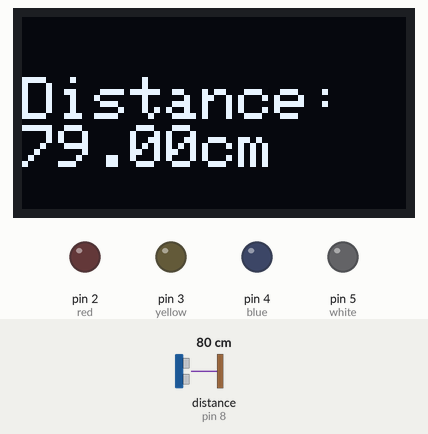
A sketch run on a simulated Arduino Uno, built with avr-gcc and run on an emulated ATmega328P. Shown: 128×64 one-colour display, output pins drawn as LEDs (lit = HIGH). Wiring (inferred from the names in the program): ultrasonic range finder: trigger pin 7; echo pin 8. Dashed ring = blinking. The test bench sets the inputs (shaded band); at power-on: distance to the obstacle (sensor on pin 8) 80 cm. The echo pulse lasts 58.3 µs per cm; pins used as bus, display or sensor lines are not drawn.

Above: at 1.2 s.
1.3 s: distance to the obstacle (sensor on pin 8) set to 2 cm
At 1.7 s:
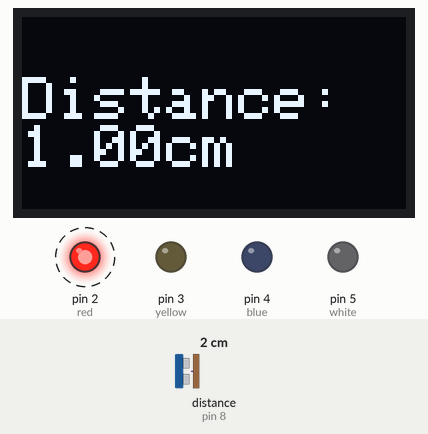
4.3 s: distance to the obstacle (sensor on pin 8) set to 9 cm
At 4.8 s:
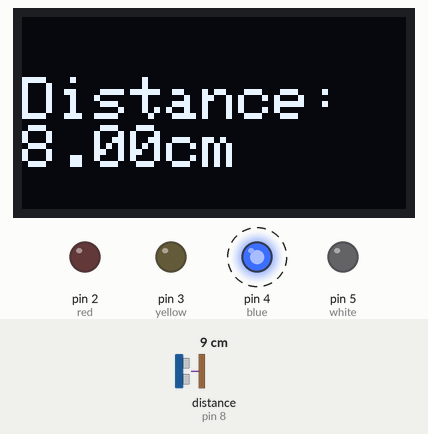
7.3 s: distance to the obstacle (sensor on pin 8) set to 18 cm
At 8.0 s:
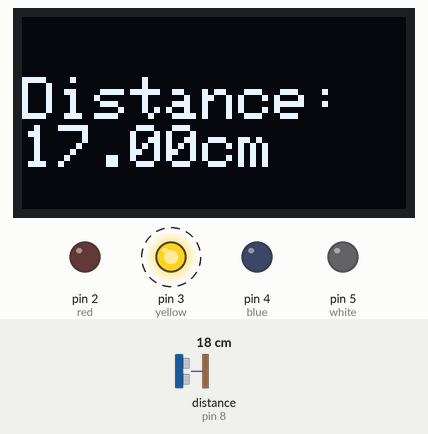
10.3 s: distance to the obstacle (sensor on pin 8) set to 35 cm
At 11.2 s:
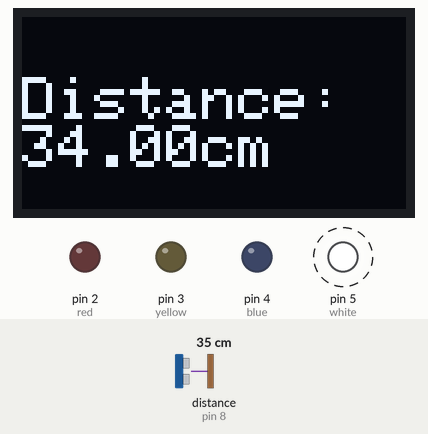
Timing chart, 0 to 14.3 s (numbered marks = the images above; inputs shaded):
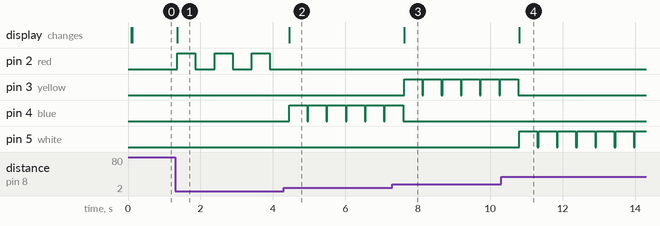

Measured:
- after the input at 1.3 s, pin 2 (red): alternates HIGH for 0.50 s and LOW for 0.53 s, starting after 0.06 s; the display: changes after 0.06 s (image 1)
- after the input at 4.3 s, pin 2 (red): stops changing and stays LOW; pin 4 (blue): alternates HIGH for 0.50 s and LOW for 0.03 s, starting after 0.15 s; the display: changes after 0.15 s (image 2)
- after the input at 7.3 s, pin 3 (yellow): alternates HIGH for 0.50 s and LOW for 0.03 s, starting after 0.32 s; pin 4 (blue): goes on until 7.6 s, then stays LOW; the display: changes after 0.32 s (image 3)
- after the input at 10.3 s, pin 3 (yellow): goes on until 10.8 s, then stays LOW; pin 5 (white): alternates HIGH for 0.50 s and LOW for 0.03 s, starting after 0.50 s; the display: changes after 0.50 s (image 4)

The sketch:

Distance.ino
```cpp
#include <Wire.h>
#include <Adafruit_GFX.h>
#include <Adafruit_SSD1306.h>

#define SCREEN_I2C_ADDR 0x3C // I2C address for the OLED display
#define SCREEN_WIDTH 128     // OLED display width, in pixels
#define SCREEN_HEIGHT 64     // OLED display height, in pixels


Adafruit_SSD1306 display(SCREEN_WIDTH, SCREEN_HEIGHT, &Wire);

const int red = 2;
const int yellow = 3;
const int blue = 4;
const int white = 5;

const int echo = 8;
const int trig = 7;

const int topDistance = 100;

void setup() {

  //set LEDs
  pinMode(red,OUTPUT);
  pinMode(blue,OUTPUT);
  pinMode(yellow,OUTPUT);
  pinMode(white,OUTPUT);

  //set Sensor
  pinMode(trig,OUTPUT);
  pinMode(echo,INPUT);

  // initialize with the I2C addr 0x3C (for the 128x64)
  display.begin(SSD1306_SWITCHCAPVCC, 0x3C);
  display.clearDisplay();
  display.setTextSize(2);
  display.setTextColor(SSD1306_WHITE);
  display.display();
}

int GetDistance(){
  digitalWrite(trig,LOW);
  delayMicroseconds(2);
  digitalWrite(trig,HIGH);
  delayMicroseconds(10);
  digitalWrite(trig,LOW);

  long duration = pulseIn(echo,HIGH);
  float distance = (duration * 0.0343) / 2; //in centimeter

  return distance;
}

void loop() {

  float distance = GetDistance();

  display.setCursor(0,20 );
  display.println(F("Distance:"));
  display.print(distance);
  display.print(F("cm"));
  display.setCursor(50, 40);
  display.display();
  delayMicroseconds(2);
  display.clearDisplay();


  lightControl(distance);

}

void lightControl(float distance){
    if(distance < topDistance/16){
    digitalWrite(red,1);
    digitalWrite(blue,0);
    digitalWrite(yellow,0);
    digitalWrite(white,0);

    delay(500);

    digitalWrite(red,0);
    digitalWrite(blue,0);
    digitalWrite(yellow,0);
    digitalWrite(white,0);

    delay(500);
  }else if(distance < topDistance/8){
    digitalWrite(red,0);
    digitalWrite(blue,1);
    digitalWrite(yellow,0);
    digitalWrite(white,0);

    delay(500);

    digitalWrite(red,0);
    digitalWrite(blue,0);
    digitalWrite(yellow,0);
    digitalWrite(white,0);
  }else if(distance < topDistance/4){
    digitalWrite(red,0);
    digitalWrite(blue,0);
    digitalWrite(yellow,1);
    digitalWrite(white,0);

    delay(500);

    digitalWrite(red,0);
    digitalWrite(blue,0);
    digitalWrite(yellow,0);
    digitalWrite(white,0);
  }else if(distance < topDistance/2){
    digitalWrite(red,0);
    digitalWrite(blue,0);
    digitalWrite(yellow,0);
    digitalWrite(white,1);

    delay(500);

    digitalWrite(red,0);
    digitalWrite(blue,0);
    digitalWrite(yellow,0);
    digitalWrite(white,0);
  }else{
    digitalWrite(red,0);
    digitalWrite(blue,0);
    digitalWrite(yellow,0);
    digitalWrite(white,0);
  }
}
```
